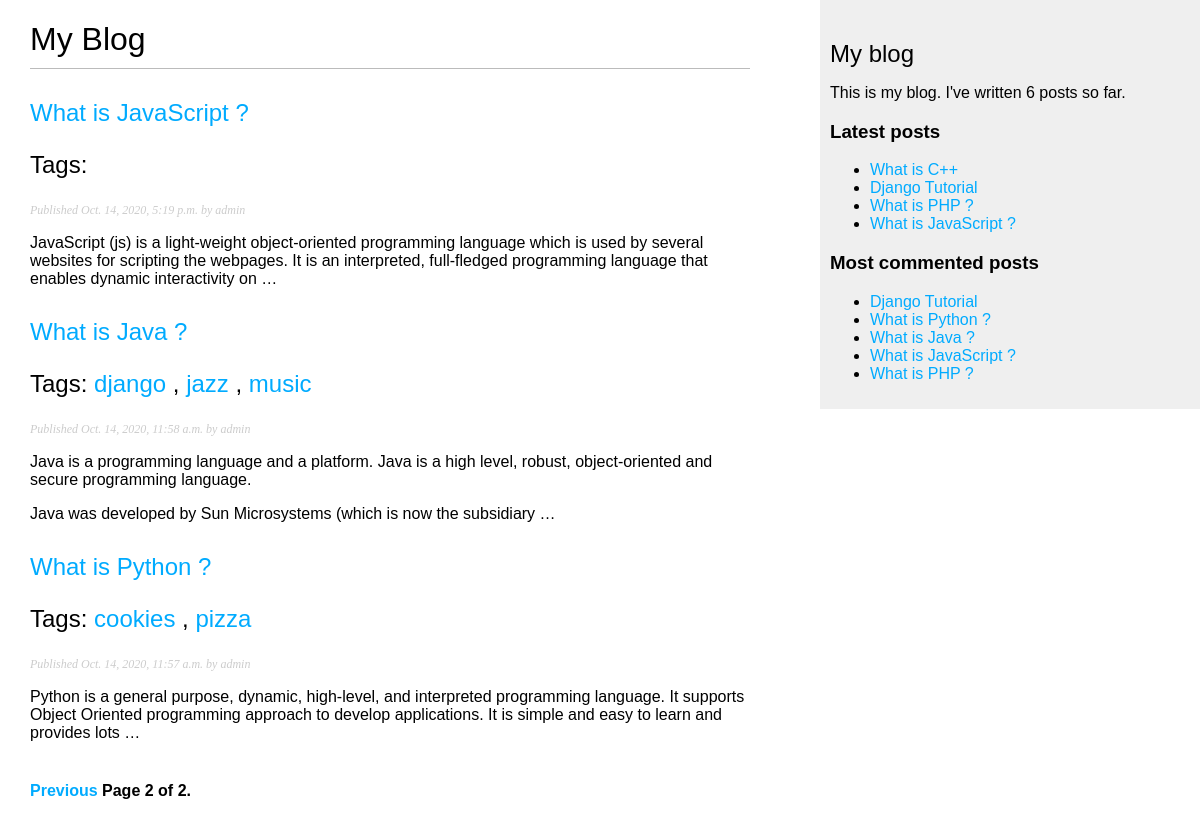
Screenshot of /blog/?page=2 with the database file from the repository.
### blog/models.py (models this page shows, shortened)
class Post(models.Model):
    STATUS_CHOICES = (
('draft', 'Draft'),
('published', 'Published'),
)
    title = models.CharField(max_length=250)
    slug = models.SlugField(max_length=250,
    unique_for_date='publish')
    author = models.ForeignKey(User,
    on_delete=models.CASCADE,
    related_name='blog_posts')
    body = models.TextField()
    publish = models.DateTimeField(default=timezone.now)
    created = models.DateTimeField(auto_now_add=True)
    updated = models.DateTimeField(auto_now=True)
    status = models.CharField(max_length=10,
    choices=STATUS_CHOICES,
    default='draft')
    def get_absolute_url(self):
        return reverse('blog:post_detail', args=[self.publish.year,
            self.publish.month,
            self.publish.day, self.slug])
    class Meta:
      ordering = ('-publish',)
    objects = models.Manager() # The default manager.
    published = PublishedManager() # Our custom manager.
    tags = TaggableManager()
    """
 Creating a comment system
Building a model
    """

### blog/views.py (the view)
# urls.py: path('', views.post_list, name='post_list'),
def post_list(request,tag_slug=None):
    object_list = Post.published.all()
    tag = None
    if tag_slug:
        tag = get_object_or_404(Tag, slug=tag_slug)
        object_list = object_list.filter(tags__in=[tag])
    paginator = Paginator(object_list, 3)
    page = request.GET.get('page')
    try:
        posts = paginator.page(page)
    except PageNotAnInteger:
        posts = paginator.page(1)
    except EmptyPage:
        posts = paginator.page(paginator.num_pages)
    return render(request,
    'blog/post/list.html',
    {    'page': page,
        'posts': posts,
        'tag': tag
    })

### blog/models.py (called while the page is built)
    def get_queryset(self):
        return super(PublishedManager,self).get_queryset().filter(status='published')

### blog/templatetags/blog_tags.py (called while the page is built)
@register.simple_tag
def total_posts():
    return Post.published.count()

@register.inclusion_tag('blog/post/latest_posts.html')
def show_latest_posts(count=5):
    latest_posts = Post.published.order_by('-publish')[:count]
    return {'latest_posts': latest_posts}

@register.simple_tag
def get_most_commented_posts(count=5):
    return Post.published.annotate(
    total_comments=Count('comments')
).order_by('-total_comments')[:count]

@register.filter(name='markdown')
def markdown_format(text):
    return mark_safe(markdown.markdown(text))

### blog/templates/blog/post/list.html (shortened to what this page needs)
{% extends "blog/base.html" %}
{% load blog_tags %}
{% block content %}
<h1>My Blog</h1>
{% for post in posts %}
<h2>
<a href="{{ post.get_absolute_url }}">
{{ post.title }}
</a>
<p class="tags">
    Tags:
    {% for tag in post.tags.all %}
    <a href="{% url 'blog:post_list_by_tag' tag.slug %}">
    {{ tag.name }}
    </a>
    {% if not forloop.last %}, {% endif %}
    {% endfor %}
</p>
</h2>
<p class="date">
Published {{ post.publish }} by {{ post.author }}
</p>
{{ post.body|markdown|truncatewords_html:30 }}
{% endfor %}
{% include "pagination.html" with page=posts %}
{% endblock %}

### blog/templates/blog/base.html (shortened to what this page needs)
{% load blog_tags %}
{% load static %}
<!DOCTYPE html>
<html>
<head>
<link href="{% static 'css/blog.css' %}" rel="stylesheet">
</head>
<body>
<div id="content">
{% block content %}
{% endblock %}
</div>
<div id="sidebar">
<h2>My blog</h2>
<p>This is my blog. I've written
    {% total_posts %} posts so far.</p>
    <h3>Latest posts</h3>
{% show_latest_posts 4 %}
<h3>Most commented posts</h3>
{% get_most_commented_posts as most_commented_posts %}
<ul>
{% for post in most_commented_posts %}
<li>
<a href="{{ post.get_absolute_url }}">{{ post.title }}</a>
</li>
{% endfor %}
</ul>
</div>
</body>
</html>

### blog/templates/blog/post/latest_posts.html
<ul>
    {% for post in latest_posts %}
    <li>
    <a href="{{ post.get_absolute_url }}">{{ post.title }}</a>
    </li>
    {% endfor %}
    </ul>

### blog/static/css/blog.css (style rules this page uses)
body { margin:0; padding:0; font-family:helvetica, sans-serif; }
a { color:#00abff; text-decoration:none; }
h1 { font-weight:normal; border-bottom:1px solid #bbb; padding:0 0 10px 0; }
h2 { font-weight:normal; margin:30px 0 0; }
#content { float:left; width:60%; padding:0 0 0 30px; }
#sidebar { float:right; width:30%; padding:10px; background:#efefef; height:100%; }
p.date { color:#ccc; font-family: georgia, serif; font-size: 12px; font-style: italic; }

### rows the page displays
Post: title "What is JavaScript ?", publish "Oct. 14, 2020, 5:19 p.m.", author "admin", body "JavaScript (js) is a light-weight object-oriented programming language which is used by several websites for scripting the webpages. It is an interpreted, full-fledged programming language that enables dynamic interactivity on …"
Post: title "What is Java ?", publish "Oct. 14, 2020, 11:58 a.m.", author "admin", body "Java is a programming language and a platform. Java is a high level, robust, object-oriented and secure programming language. Java was developed by Sun Microsystems (which is now the subsidiary …"
Tag: name "django"
Tag: name "jazz"
Tag: name "music"
Post: title "What is Python ?", publish "Oct. 14, 2020, 11:57 a.m.", author "admin", body "Python is a general purpose, dynamic, high-level, and interpreted programming language. It supports Object Oriented programming approach to develop applications. It is simple and easy to learn and provides lots …"
Tag: name "cookies"
Tag: name "pizza"
Post: title "What is C++"
Post: title "Django Tutorial"
Post: title "What is PHP ?"

### other values shown
{{ page.number }} "2"
{{ page.paginator.num_pages }} "2"
